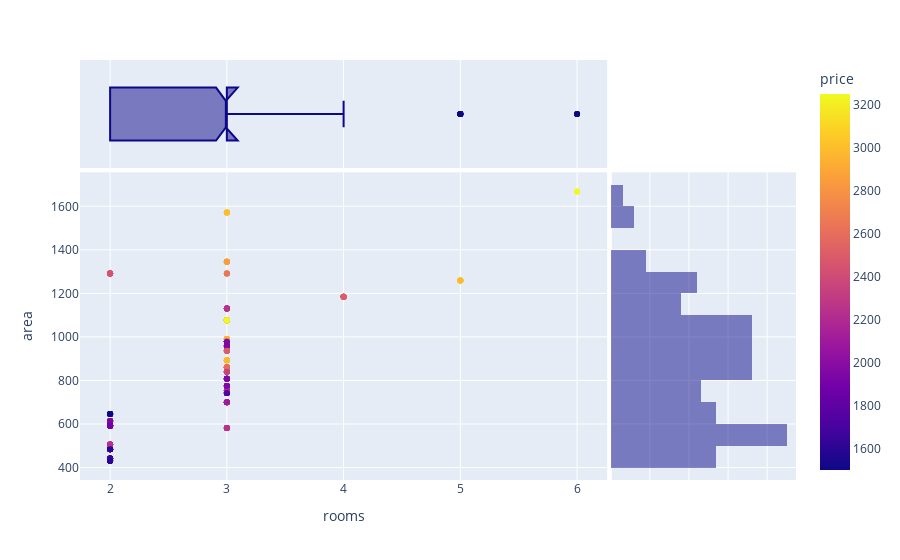

The notebook cell saved with this chart:
### Markdown cell above
# Exploratory Data Analysis.

### Code cell
px.scatter(final_df, x = 'rooms', y = 'area', color = 'price',marginal_x = 'box', marginal_y = 'histogram')

### Figure 1 — Plotly figure (JSON) as saved in the notebook; plotly's stock layout.template omitted (floating-point values rounded to 4 significant figures; data arrays with more than 128 entries replaced by an {"elided": "..."} marker saying what was removed)
{"data": [{"hovertemplate": "rooms=%{x}<br>area=%{y}<br>price=%{marker.color}<extra></extra>", "legendgroup": "", "marker": {"color": {"elided": "288 int values"}, "coloraxis": "coloraxis", "symbol": "circle"}, "mode": "markers", "name": "", "orientation": "v", "showlegend": false, "type": "scatter", "x": {"elided": "288 int values"}, "xaxis": "x", "y": {"elided": "288 float values"}, "yaxis": "y"}, {"alignmentgroup": "True", "hovertemplate": "rooms=%{x}<extra></extra>", "legendgroup": "", "marker": {"color": "#0d0887", "symbol": "circle"}, "name": "", "notched": true, "offsetgroup": "", "showlegend": false, "type": "box", "x": {"elided": "288 int values"}, "xaxis": "x3", "yaxis": "y3"}, {"alignmentgroup": "True", "bingroup": "y", "hovertemplate": "area=%{y}<br>count=%{x}<extra></extra>", "legendgroup": "", "marker": {"color": "#0d0887"}, "name": "", "offsetgroup": "", "opacity": 0.5, "showlegend": false, "type": "histogram", "xaxis": "x2", "y": {"elided": "288 float values"}, "yaxis": "y2"}], "layout": {"barmode": "overlay", "coloraxis": {"colorbar": {"title": {"text": "price"}}, "colorscale": [[0, "#0d0887"], [0.1111, "#46039f"], [0.2222, "#7201a8"], [0.3333, "#9c179e"], [0.4444, "#bd3786"], [0.5556, "#d8576b"], [0.6667, "#ed7953"], [0.7778, "#fb9f3a"], [0.8889, "#fdca26"], [1, "#f0f921"]]}, "legend": {"tracegroupgap": 0}, "margin": {"t": 60}, "xaxis": {"anchor": "y", "domain": [0, 0.7363], "title": {"text": "rooms"}}, "xaxis2": {"anchor": "y2", "domain": [0.7413, 1], "matches": "x2", "showgrid": true, "showline": false, "showticklabels": false, "ticks": ""}, "xaxis3": {"anchor": "y3", "domain": [0, 0.7363], "matches": "x", "showgrid": true, "showticklabels": false}, "xaxis4": {"anchor": "y4", "domain": [0.7413, 1], "matches": "x2", "showgrid": true, "showline": false, "showticklabels": false, "ticks": ""}, "yaxis": {"anchor": "x", "domain": [0, 0.7326], "title": {"text": "area"}}, "yaxis2": {"anchor": "x2", "domain": [0, 0.7326], "matches": "y", "showgrid": true, "showticklabels": false}, "yaxis3": {"anchor": "x3", "domain": [0.7426, 1], "matches": "y3", "showgrid": false, "showline": false, "showticklabels": false, "ticks": ""}, "yaxis4": {"anchor": "x4", "domain": [0.7426, 1], "matches": "y3", "showgrid": true, "showline": false, "showticklabels": false, "ticks": ""}}}
